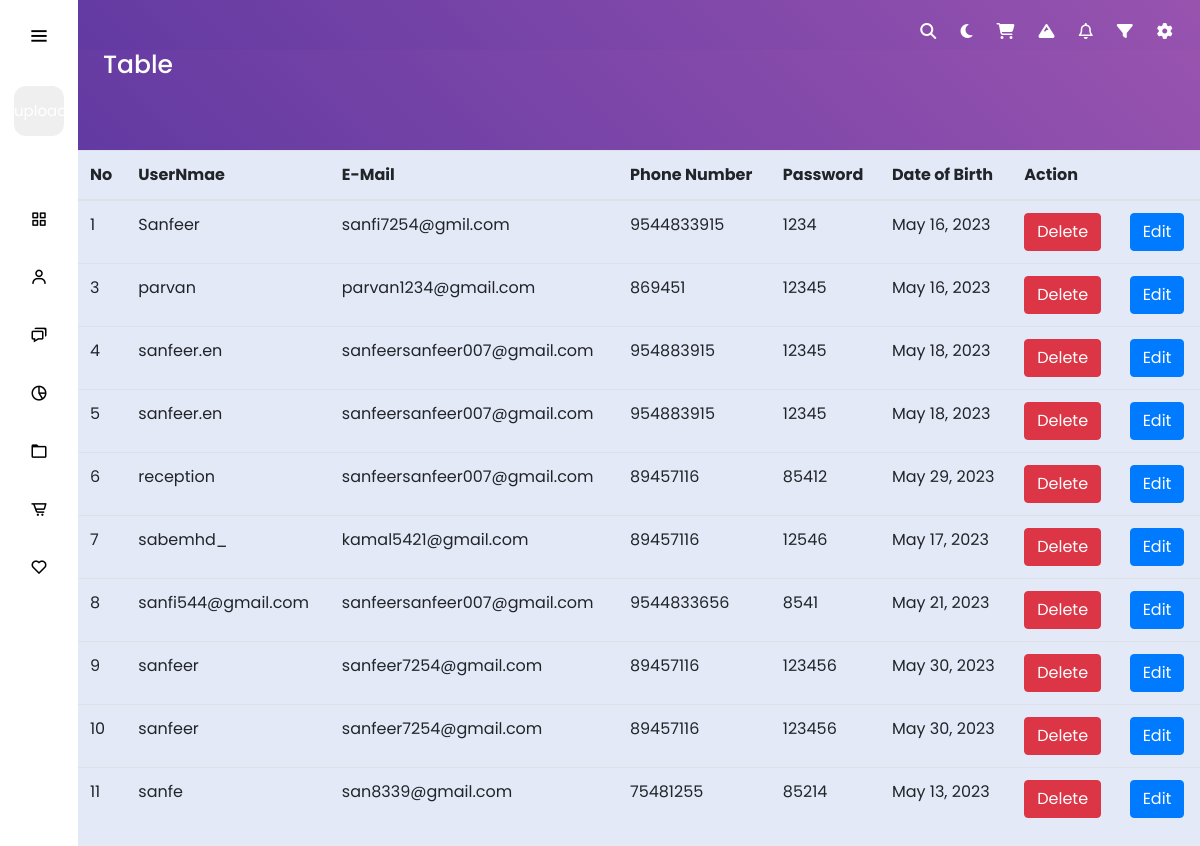
/table, run on an earlier commit of the app's database.
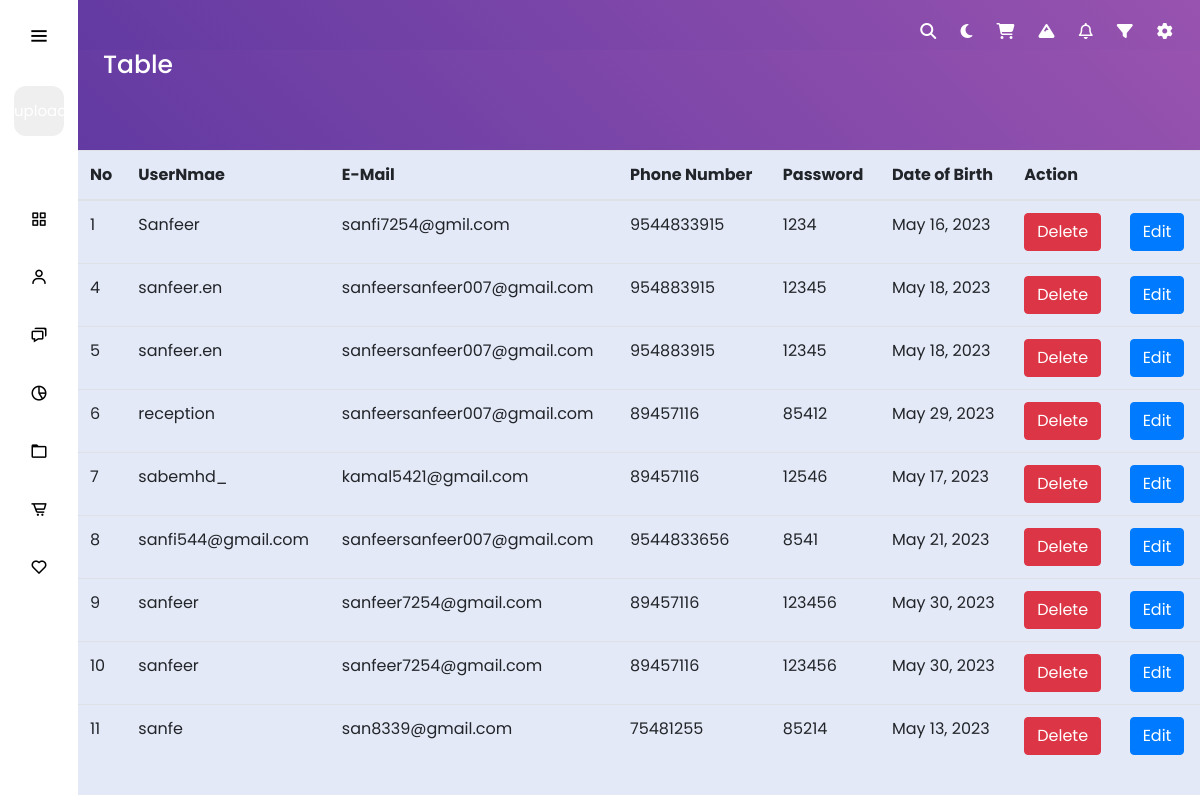
And on a later commit of the database.
### sprukoapp/models.py (models this page shows)
class UserDeatils(models.Model):
    username=models.CharField(max_length=250)
    passwords=models.CharField(max_length=20)
    email=models.EmailField()
    number=models.IntegerField()
    birth=models.DateField()

### sprukoapp/views.py (the view)
def table(request):
    userinput = UserDeatils.objects.all()
    return render(request,'table.html',{"userdata":userinput})

### sprukoapp/templates/table.html
{% extends "index.html" %}
{% load static %}
{% block css %}
  <link rel="stylesheet" href="table.css">
{% endblock css %}
{% block content %}
  <div class="text container-fluid dashdiv">
        <h2>Table</h2>
</div>
<div class="d-flex justify-content-center">
        <table class="table">
            <thead >
                <tr>
                    <th>No</th>
                    <th>UserNmae</th>
                    <th>E-Mail</th>
                    <th>Phone Number</th>
                    <th>Password</th>
                    <th>Date of Birth</th>
                    <th colspan="2">Action</th>
                </tr>
                <tbody>
                    {% for x  in userdata %}
                    <tr>
                        <td>{{x.id}}</td>
                        <td>{{x.username }}</td>
                        <td>{{x.email}}</td>
                        <td>{{x.number}}</td>
                        <td>{{x.passwords}}</td>
                        <td>{{x.birth}}</td>
                         <td><a href="{% url 'delete' x.id  %}" class="btn btn-danger">Delete</a></td>
                         <td><a href="{% url 'edit' x.id  %}" class="btn btn-primary">Edit</a></td>
                    </tr>
                    {% endfor %}
                </tbody>
            </thead>
        </table>
    </div>
{% endblock content %}

What changed in the data, as far as the page shows it:
removed UserDeatils: id "3", username "parvan", email "parvan1234@gmail.com", number "869451", passwords "12345", birth "May 16, 2023"
